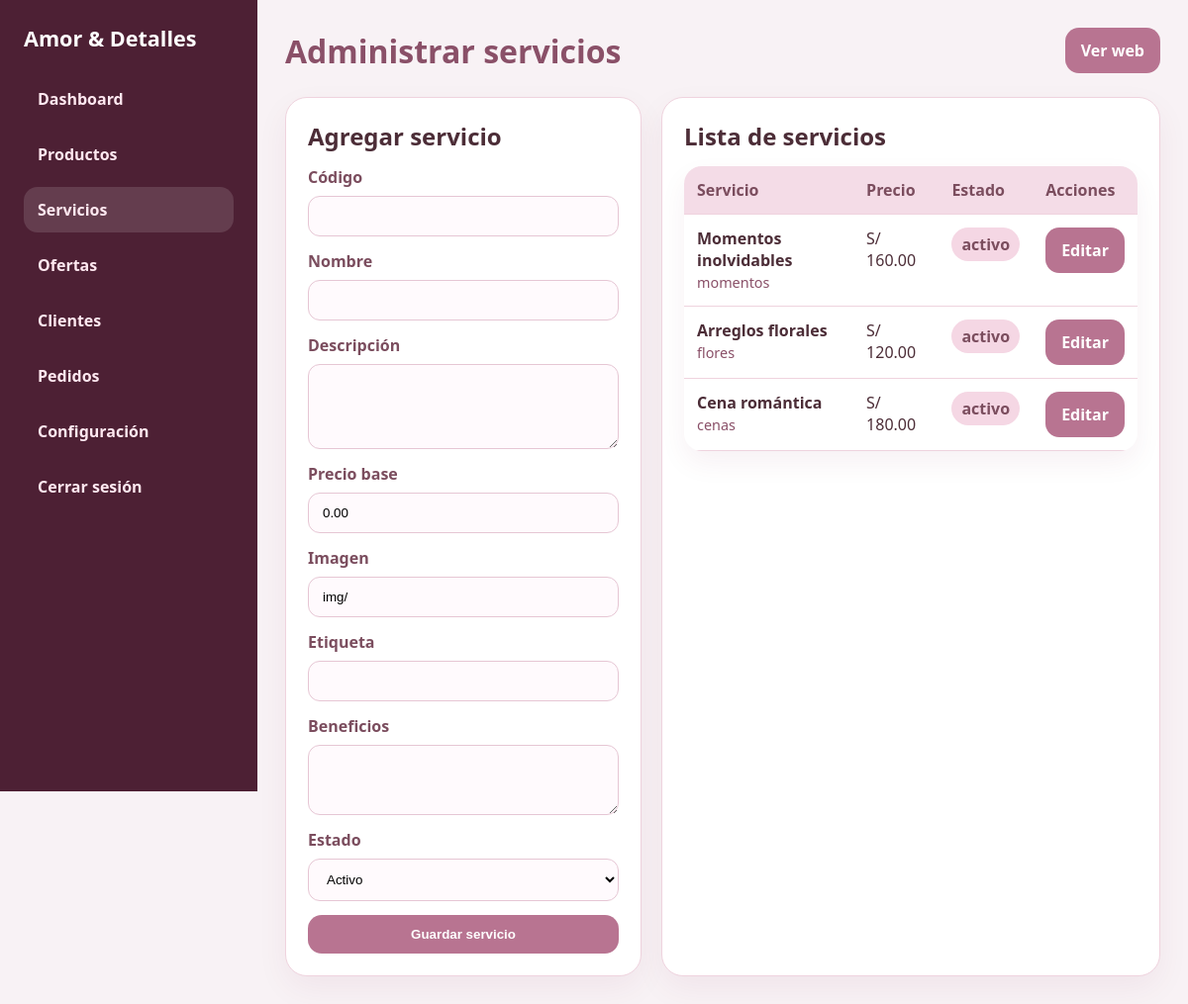
Screenshot of /admin/servicios.php (signed in) with the database file from the repository.
### tables this page shows
CREATE TABLE IF NOT EXISTS servicios (
  id_servicio INT AUTO_INCREMENT PRIMARY KEY,
  codigo VARCHAR(40) NOT NULL UNIQUE,
  nombre VARCHAR(160) NOT NULL,
  descripcion TEXT NOT NULL,
  precio_base DECIMAL(10,2) NOT NULL DEFAULT 0.00,
  imagen VARCHAR(255) DEFAULT NULL,
  etiqueta VARCHAR(80) DEFAULT NULL,
  beneficios TEXT,
  estado ENUM('activo','inactivo') DEFAULT 'activo',
  fecha_creacion TIMESTAMP DEFAULT CURRENT_TIMESTAMP,
  fecha_actualizacion TIMESTAMP DEFAULT CURRENT_TIMESTAMP ON UPDATE CURRENT_TIMESTAMP
);

### admin/servicios.php (the view, shortened to what this page needs)
<?php
require_once 'config/db.php';
require_once 'includes/layout.php';
$edit = null;
$servicios = $pdo->query('SELECT * FROM servicios ORDER BY id_servicio DESC')->fetchAll();
?>
<div class="admin-grid">
<section class="admin-panel"><h2><?php echo $edit ? 'Editar servicio' : 'Agregar servicio'; ?></h2>
<form method="POST" class="admin-form" style="margin-top:14px">
<label>Código<input name="codigo" value="<?php echo htmlspecialchars($edit['codigo'] ?? ''); ?>" required></label>
<label>Nombre<input name="nombre" value="<?php echo htmlspecialchars($edit['nombre'] ?? ''); ?>" required></label>
<label>Descripción<textarea name="descripcion" rows="4" required><?php echo htmlspecialchars($edit['descripcion'] ?? ''); ?></textarea></label>
<label>Precio base<input type="number" step="0.01" name="precio_base" value="<?php echo htmlspecialchars($edit['precio_base'] ?? '0.00'); ?>" required></label>
<label>Imagen<input name="imagen" value="<?php echo htmlspecialchars($edit['imagen'] ?? 'img/'); ?>"></label>
<label>Etiqueta<input name="etiqueta" value="<?php echo htmlspecialchars($edit['etiqueta'] ?? ''); ?>"></label>
<label>Beneficios<textarea name="beneficios" rows="3"><?php echo htmlspecialchars($edit['beneficios'] ?? ''); ?></textarea></label>
<label>Estado<select name="estado"><option value="activo">Activo</option><option value="inactivo">Inactivo</option></select></label>
<button type="submit">Guardar servicio</button>
</form></section>
<section class="admin-panel"><h2>Lista de servicios</h2><table class="admin-table" style="margin-top:14px"><thead><tr><th>Servicio</th><th>Precio</th><th>Estado</th><th>Acciones</th></tr></thead><tbody>
<?php foreach($servicios as $s): ?><tr><td><strong><?php echo htmlspecialchars($s['nombre']); ?></strong><br><span class="muted"><?php echo htmlspecialchars($s['codigo']); ?></span></td><td>S/ <?php echo number_format((float)$s['precio_base'],2); ?></td><td><span class="badge"><?php echo htmlspecialchars($s['estado']); ?></span></td><td><a class="admin-btn" href="?edit=<?php echo $s['id_servicio']; ?>">Editar</a></td></tr><?php endforeach; ?>
</tbody></table></section></div>

### admin/assets/admin.css (style rules this page uses)
* { box-sizing:border-box;margin:0;padding:0 }
body { font-family:Segoe UI,Tahoma,sans-serif;background:#f8f2f5;color:#4c2d37 }
.admin-form { display:grid;gap:14px }
.admin-form label { display:grid;gap:8px;font-weight:700;color:#7b4d5e }
.admin-form input,.admin-form textarea,.admin-form select { width:100%;padding:12px 14px;border:1px solid #e6c6d4;border-radius:12px;background:#fffafd }
.admin-form button,.admin-btn { border:0;border-radius:14px;padding:12px 16px;background:#b87491;color:#fff;font-weight:800;text-decoration:none;display:inline-flex;align-items:center;justify-content:center;gap:8px;cursor:pointer }
.stat-card,.admin-panel { background:#fff;border:1px solid #efd3de;border-radius:22px;padding:22px;box-shadow:0 12px 32px rgba(112,11,60,.06) }
.admin-grid { display:grid;grid-template-columns:1fr 1.4fr;gap:20px }
.admin-table { width:100%;border-collapse:collapse;background:#fff;border-radius:18px;overflow:hidden;box-shadow:0 12px 28px rgba(112,11,60,.06) }
.admin-table th,.admin-table td { text-align:left;padding:13px;border-bottom:1px solid #efd3de;vertical-align:top }
.admin-table th { background:#f4dce7;color:#7b4d5e }
.muted { color:#8a5068;font-size:.9rem }
.badge { display:inline-flex;padding:6px 10px;border-radius:999px;background:#f5d7e4;color:#7b4d5e;font-weight:800 }

### rows the page displays
servicios: nombre "Momentos inolvidables", codigo "momentos", precio_base "160.00", estado "activo"
servicios: nombre "Arreglos florales", codigo "flores", precio_base "120.00", estado "activo"
servicios: nombre "Cena romántica", codigo "cenas", precio_base "180.00", estado "activo"

### other values shown
$data[0] "Dashboard"
$data[0] "Productos"
$data[0] "Servicios"
$data[0] "Ofertas"
$data[0] "Clientes"
$data[0] "Pedidos"
$data[0] "Configuración"
$data[0] "Cerrar sesión"
$title "Administrar servicios"
